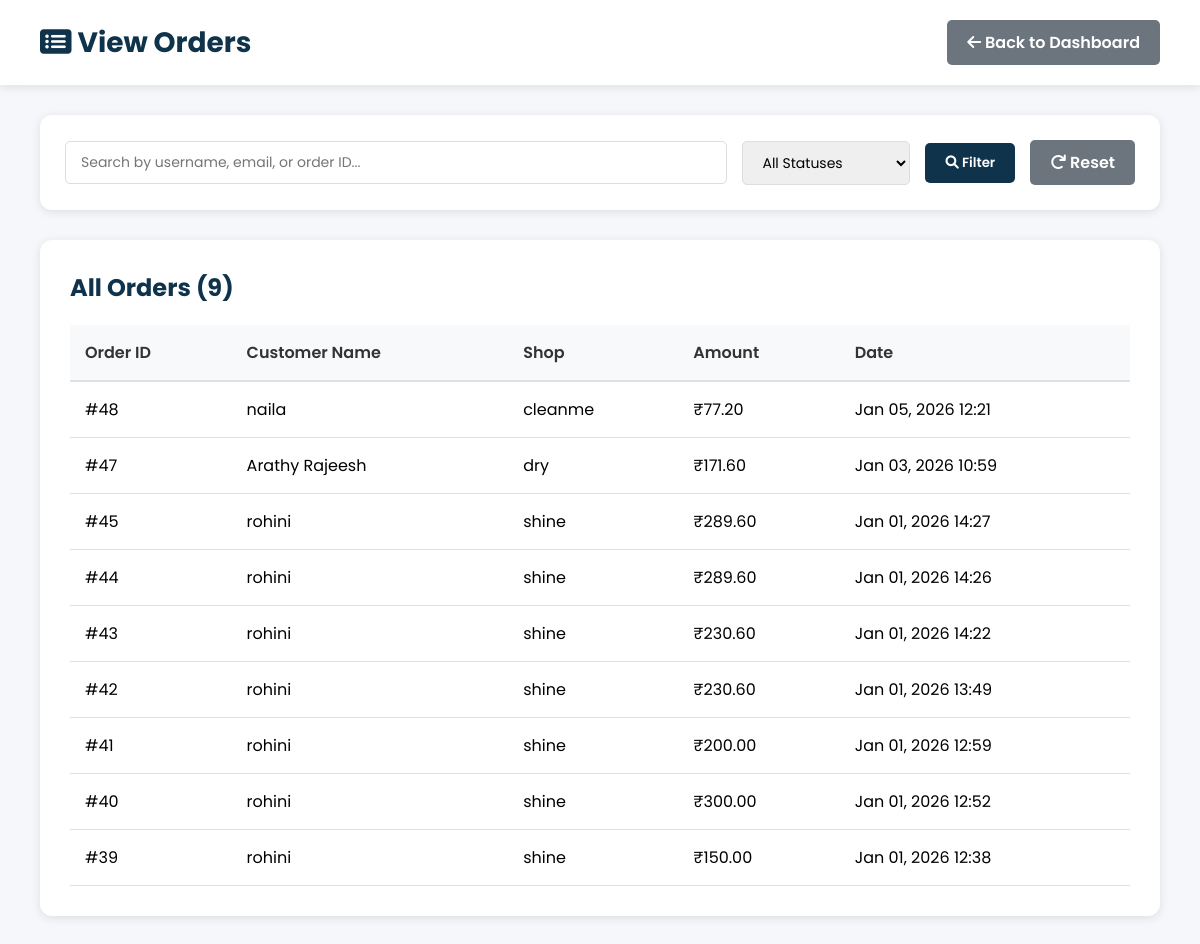
The app's page /admin-panel/orders/ (signed in) with its own data.
### shop/models.py (models this page shows, shortened)
class Order(models.Model):
    STATUS_CHOICES = [
        ('Pending', 'Pending'),
        ('Pickup', 'Pickup'),
        ('Washing', 'Washing'),
        ('Drying', 'Drying'),
        ('Ironing', 'Ironing'),
        ('Ready', 'Ready for Pickup'),
        ('Completed', 'Completed'),
    ]
    PAYMENT_CHOICES = [
        ('Pending', 'Pending'),
        ('Completed', 'Completed'),
    ]
    user = models.ForeignKey(User, on_delete=models.CASCADE)
    shop = models.ForeignKey(LaundryShop, on_delete=models.CASCADE)
    branch = models.ForeignKey(Branch, on_delete=models.CASCADE, blank=True, null=True)
    base_amount = models.DecimalField(max_digits=10, decimal_places=2, default=0)
    platform_fee = models.DecimalField(max_digits=10, decimal_places=2, default=0)
    delivery_fee = models.DecimalField(max_digits=10, decimal_places=2, default=0)
    gst_amount = models.DecimalField(max_digits=10, decimal_places=2, default=0)
    amount = models.DecimalField(
        max_digits=10,
        decimal_places=2,
        help_text="Final payable amount (base + fees + GST)"
    )
    cloth_status = models.CharField(
        max_length=20,
        choices=STATUS_CHOICES,
        default='Pending'
    )
    payment_status = models.CharField(
        max_length=20,
        choices=PAYMENT_CHOICES,
        default='Pending'
    )
    pickup_date = models.DateTimeField(blank=True, null=True)
    delivery_date = models.DateTimeField(blank=True, null=True)
    delivery_name = models.CharField(max_length=100, blank=True)
    delivery_address = models.TextField(blank=True)
    delivery_phone = models.CharField(max_length=15, blank=True)
    special_instructions = models.TextField(blank=True)
    created_at = models.DateTimeField(default=timezone.now)
    delay_notified = models.BooleanField(default=False)
    thank_you_sent = models.BooleanField(default=False)
    razorpay_payment_id = models.CharField(max_length=100, blank=True, null=True)
    razorpay_order_id = models.CharField(max_length=100, blank=True, null=True)

class LaundryShop(models.Model):
    name = models.CharField(max_length=100, unique=True)
    email = models.EmailField(unique=True)
    password = models.CharField(max_length=128, blank=True)
    address = models.TextField(blank=True)
    phone = models.CharField(max_length=15, blank=True)
    city = models.CharField(max_length=100, blank=True)
    latitude = models.FloatField(blank=True, null=True)
    longitude = models.FloatField(blank=True, null=True)
    is_approved = models.BooleanField(default=False)
    is_open = models.BooleanField(default=True)
    created_at = models.DateTimeField(default=timezone.now)
    razorpay_account_id = models.CharField(
        max_length=100,
        blank=True,
        null=True,
        help_text="Razorpay Account ID for marketplace payments"
    )
    razorpay_key_id = models.CharField(
        max_length=100,
        blank=True,
        null=True,
        help_text="Razorpay Key ID for shop payments"
    )
    razorpay_key_secret = models.CharField(
        max_length=100,
        blank=True,
        null=True,
        help_text="Razorpay Key Secret for shop payments"
    )
    bank_account_holder_name = models.CharField(
        max_length=100,
        blank=True,
        null=True,
        help_text="Account holder name as per bank records"
    )
    bank_account_number = models.CharField(
        max_length=50,
        blank=True,
        null=True,
        help_text="Bank account number"
    )
    bank_ifsc_code = models.CharField(
        max_length=11,
        blank=True,
        null=True,
        help_text="IFSC code (e.g., HDFC0001234)"
    )
    bank_name = models.CharField(
        max_length=100,
        blank=True,
        null=True,
        help_text="Bank name (e.g., HDFC Bank, SBI)"
    )
    bank_branch = models.CharField(
        max_length=100,
        blank=True,
        null=True,
        help_text="Bank branch name"
    )
    bank_account_type = models.CharField(
        max_length=20,
        choices=[
            ('Savings', 'Savings'),
            ('Current', 'Current'),
        ],
        blank=True,
        null=True,
        help_text="Type of bank account"
    )

### shop/views.py (the view)
# urls.py: path("admin-panel/orders/", views.admin_orders, name="admin_orders"),
@login_required
@user_passes_test(is_staff_user, login_url='login')
def admin_orders(request):
    status_filter = request.GET.get('status', '')
    search_query = request.GET.get('search', '')
    orders = Order.objects.select_related('user', 'shop').order_by('-created_at')
    if status_filter:
        orders = orders.filter(cloth_status=status_filter)
    if search_query:
        orders = orders.filter(
            Q(user__username__icontains=search_query) |
            Q(user__email__icontains=search_query) |
            Q(id__icontains=search_query)
        )
    approved_shops = LaundryShop.objects.filter(is_approved=True)
    orders = orders.filter(shop__is_approved=True)
    context = {
        'orders': orders,
        'status_choices': Order.STATUS_CHOICES,
        'current_status': status_filter,
        'search_query': search_query,
        'all_shops': approved_shops,  # Only approved shops for reassignment
    }
    return render(request, 'admin_orders.html', context)

### shop/views.py (called while the page is built)
def is_staff_user(user):
    return user.is_authenticated and (user.is_staff or user.is_superuser)

### shop/templates/admin_orders.html (shortened to what this page needs)
{% load static %}
<!DOCTYPE html>
<html lang="en">
<head>
    <link rel="stylesheet" href="https://cdnjs.cloudflare.com/ajax/libs/font-awesome/6.0.0-beta3/css/all.min.css">
</head>
<body>
    <div class="admin-header">
        <h1><i class="fas fa-list-alt"></i> {% if title %}{{ title }}{% else %}View Orders{% endif %}</h1>
        <div>
            <a href="{% url 'admin_dashboard' %}" class="btn btn-secondary">
                <i class="fas fa-arrow-left"></i> Back to Dashboard
            </a>
        </div>
    </div>
    <div class="admin-container">
        <div class="filters">
            <form method="get" style="display: flex; gap: 15px; flex-wrap: wrap; width: 100%; align-items: center;">
                <input type="text" name="search" placeholder="Search by username, email, or order ID..." value="{{ search_query }}">
                <select name="status">
                    <option value="">All Statuses</option>
                </select>
                <button type="submit" class="btn btn-primary">
                    <i class="fas fa-search"></i> Filter
                </button>
                <a href="{% url 'admin_orders' %}" class="btn btn-secondary">
                    <i class="fas fa-redo"></i> Reset
                </a>
            </form>
        </div>
        <div class="dashboard-section">
            <h2 style="margin-bottom: 20px; color: var(--primary-color);">
                {% if title %}{{ title }}{% else %}All Orders{% endif %} ({{ orders.count }})
            </h2>
            {% if orders %}
            <table class="data-table">
                <thead>
                    <tr>
                        <th>Order ID</th>
                        <th>Customer Name</th>
                        <th>Shop</th>
                        <th>Amount</th>
                        <th>Date</th>
                    </tr>
                </thead>
                <tbody>
                    {% for order in orders %}
                    <tr>
                        <td>#{{ order.id }}</td>
                        <td>{{ order.user.get_full_name|default:order.user.username }}</td>
                        <td>{{ order.shop.name|default:"N/A" }}</td>
                        <td>₹{{ order.amount|floatformat:2 }}</td>
                        <td>{{ order.created_at|date:"M d, Y H:i" }}</td>
                    </tr>
                    {% endfor %}
                </tbody>
            </table>
            {% else %}
            <div style="text-align: center; padding: 40px; color: #999;">
                <i class="fas fa-inbox" style="font-size: 48px; margin-bottom: 15px; opacity: 0.5;"></i>
                <p>No orders found</p>
            </div>
            {% endif %}
        </div>
    </div>
</body>
</html>

### shop/templates/admin_orders.html (style rules this page uses)
* { margin: 0; padding: 0; font-family: "Poppins", sans-serif; box-sizing: border-box; }
body { background: #f5f7fa; }
:root { --primary-color: #0f334bff; --accent-color: #2ecc71; }
.admin-header { background: white; padding: 20px 40px; box-shadow: 0 2px 10px rgba(0,0,0,0.1); display: flex; justify-content: space-between; align-items: center; }
.admin-header h1 { color: var(--primary-color); font-size: 28px; }
.btn { padding: 10px 20px; border-radius: 5px; text-decoration: none; font-weight: 600; transition: all 0.3s; border: none; cursor: pointer; display: inline-block; }
.btn-primary { background: var(--primary-color); color: white; }
.btn-secondary { background: #6c757d; color: white; }
.admin-container { max-width: 1400px; margin: 0 auto; padding: 30px 40px; }
.filters { background: white; padding: 25px; border-radius: 12px; box-shadow: 0 2px 10px rgba(0,0,0,0.1); margin-bottom: 30px; display: flex; gap: 15px; flex-wrap: wrap; align-items: center; }
.filters input, .filters select { padding: 10px 15px; border: 1px solid #ddd; border-radius: 5px; font-size: 14px; }
.filters input { flex: 1; min-width: 200px; }
.dashboard-section { background: white; padding: 30px; border-radius: 12px; box-shadow: 0 2px 10px rgba(0,0,0,0.1); }
.data-table { width: 100%; border-collapse: collapse; margin-top: 20px; }
.data-table thead { background: #f8f9fa; }
.data-table th { padding: 15px; text-align: left; font-weight: 600; color: #333; border-bottom: 2px solid #dee2e6; }
.data-table td { padding: 15px; border-bottom: 1px solid #dee2e6; }

### records on screen
Order: id "48", user.get_full_name "naila", shop.name "cleanme", amount "77.20", created_at "Jan 05, 2026 12:21"
Order: id "47", user.get_full_name "Arathy Rajeesh", shop.name "dry", amount "171.60", created_at "Jan 03, 2026 10:59"
Order: id "45", user.get_full_name "rohini", shop.name "shine", amount "289.60", created_at "Jan 01, 2026 14:27"
Order: id "44", user.get_full_name "rohini", shop.name "shine", amount "289.60", created_at "Jan 01, 2026 14:26"
Order: id "43", user.get_full_name "rohini", shop.name "shine", amount "230.60", created_at "Jan 01, 2026 14:22"
Order: id "42", user.get_full_name "rohini", shop.name "shine", amount "230.60", created_at "Jan 01, 2026 13:49"
Order: id "41", user.get_full_name "rohini", shop.name "shine", amount "200.00", created_at "Jan 01, 2026 12:59"
Order: id "40", user.get_full_name "rohini", shop.name "shine", amount "300.00", created_at "Jan 01, 2026 12:52"
Order: id "39", user.get_full_name "rohini", shop.name "shine", amount "150.00", created_at "Jan 01, 2026 12:38"

### other values on screen
{{ orders.count }} "9"
